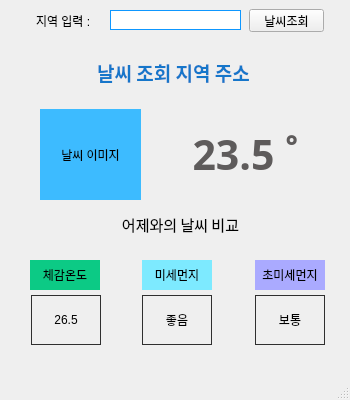
<?xml version="1.0" encoding="UTF-8"?>
<ui version="4.0">
 <class>MainWindow</class>
 <widget class="QMainWindow" name="MainWindow">
  <property name="geometry">
   <rect>
    <x>0</x>
    <y>0</y>
    <width>350</width>
    <height>400</height>
   </rect>
  </property>
  <property name="windowTitle">
   <string>MainWindow</string>
  </property>
  <widget class="QWidget" name="centralwidget">
   <widget class="QLabel" name="label">
    <property name="geometry">
     <rect>
      <x>36</x>
      <y>15</y>
      <width>70</width>
      <height>12</height>
     </rect>
    </property>
    <property name="text">
     <string>지역 입력 :</string>
    </property>
   </widget>
   <widget class="QLineEdit" name="input_areaBox">
    <property name="geometry">
     <rect>
      <x>110</x>
      <y>10</y>
      <width>131</width>
      <height>20</height>
     </rect>
    </property>
    <property name="styleSheet">
     <string notr="true">border:1px solid rgb(14, 151, 255);</string>
    </property>
   </widget>
   <widget class="QPushButton" name="weather_btn">
    <property name="geometry">
     <rect>
      <x>249</x>
      <y>9</y>
      <width>75</width>
      <height>23</height>
     </rect>
    </property>
    <property name="text">
     <string>날씨조회</string>
    </property>
   </widget>
   <widget class="QLabel" name="area_label">
    <property name="geometry">
     <rect>
      <x>73</x>
      <y>52</y>
      <width>201</width>
      <height>41</height>
     </rect>
    </property>
    <property name="font">
     <font>
      <family>휴먼모음T</family>
      <pointsize>14</pointsize>
      <weight>75</weight>
      <bold>true</bold>
     </font>
    </property>
    <property name="styleSheet">
     <string notr="true">color:rgb(22, 118, 202)</string>
    </property>
    <property name="text">
     <string>날씨 조회 지역 주소</string>
    </property>
    <property name="alignment">
     <set>Qt::AlignCenter</set>
    </property>
   </widget>
   <widget class="QLabel" name="weather_imageLabel">
    <property name="geometry">
     <rect>
      <x>40</x>
      <y>109</y>
      <width>101</width>
      <height>91</height>
     </rect>
    </property>
    <property name="styleSheet">
     <string notr="true">background-color:rgb(61, 187, 255)</string>
    </property>
    <property name="text">
     <string>날씨 이미지</string>
    </property>
    <property name="alignment">
     <set>Qt::AlignCenter</set>
    </property>
   </widget>
   <widget class="QLabel" name="temper_label">
    <property name="geometry">
     <rect>
      <x>160</x>
      <y>109</y>
      <width>171</width>
      <height>91</height>
     </rect>
    </property>
    <property name="font">
     <font>
      <family>Century Gothic</family>
      <pointsize>31</pointsize>
      <weight>75</weight>
      <bold>true</bold>
     </font>
    </property>
    <property name="styleSheet">
     <string notr="true">color:rgb(94, 91, 91)</string>
    </property>
    <property name="text">
     <string>23.5 ˚</string>
    </property>
    <property name="alignment">
     <set>Qt::AlignCenter</set>
    </property>
   </widget>
   <widget class="QLabel" name="yesterdayTemper_label">
    <property name="geometry">
     <rect>
      <x>40</x>
      <y>209</y>
      <width>281</width>
      <height>31</height>
     </rect>
    </property>
    <property name="font">
     <font>
      <family>휴먼엑스포</family>
      <pointsize>11</pointsize>
     </font>
    </property>
    <property name="text">
     <string>어제와의 날씨 비교</string>
    </property>
    <property name="alignment">
     <set>Qt::AlignCenter</set>
    </property>
   </widget>
   <widget class="QLabel" name="label_6">
    <property name="geometry">
     <rect>
      <x>30</x>
      <y>260</y>
      <width>70</width>
      <height>30</height>
     </rect>
    </property>
    <property name="styleSheet">
     <string notr="true">background-color: rgb(12, 202, 133);</string>
    </property>
    <property name="text">
     <string>체감온도</string>
    </property>
    <property name="alignment">
     <set>Qt::AlignCenter</set>
    </property>
   </widget>
   <widget class="QLabel" name="label_7">
    <property name="geometry">
     <rect>
      <x>142</x>
      <y>260</y>
      <width>70</width>
      <height>30</height>
     </rect>
    </property>
    <property name="styleSheet">
     <string notr="true">background-color: rgb(125, 234, 255);</string>
    </property>
    <property name="text">
     <string>미세먼지</string>
    </property>
    <property name="alignment">
     <set>Qt::AlignCenter</set>
    </property>
   </widget>
   <widget class="QLabel" name="label_8">
    <property name="geometry">
     <rect>
      <x>255</x>
      <y>260</y>
      <width>70</width>
      <height>30</height>
     </rect>
    </property>
    <property name="styleSheet">
     <string notr="true">background-color: rgb(170, 170, 255);</string>
    </property>
    <property name="text">
     <string>초미세먼지</string>
    </property>
    <property name="alignment">
     <set>Qt::AlignCenter</set>
    </property>
   </widget>
   <widget class="QLabel" name="senseTemper_label">
    <property name="geometry">
     <rect>
      <x>31</x>
      <y>295</y>
      <width>70</width>
      <height>50</height>
     </rect>
    </property>
    <property name="styleSheet">
     <string notr="true">border:1px solid rgb(47, 47, 47)</string>
    </property>
    <property name="text">
     <string>26.5</string>
    </property>
    <property name="alignment">
     <set>Qt::AlignCenter</set>
    </property>
   </widget>
   <widget class="QLabel" name="dust1_label">
    <property name="geometry">
     <rect>
      <x>142</x>
      <y>295</y>
      <width>70</width>
      <height>50</height>
     </rect>
    </property>
    <property name="styleSheet">
     <string notr="true">border:1px solid rgb(47, 47, 47)</string>
    </property>
    <property name="text">
     <string>좋음</string>
    </property>
    <property name="alignment">
     <set>Qt::AlignCenter</set>
    </property>
   </widget>
   <widget class="QLabel" name="dust2_label">
    <property name="geometry">
     <rect>
      <x>255</x>
      <y>295</y>
      <width>70</width>
      <height>50</height>
     </rect>
    </property>
    <property name="styleSheet">
     <string notr="true">border:1px solid rgb(47, 47, 47)</string>
    </property>
    <property name="text">
     <string>보통</string>
    </property>
    <property name="alignment">
     <set>Qt::AlignCenter</set>
    </property>
   </widget>
  </widget>
  <widget class="QMenuBar" name="menubar">
   <property name="geometry">
    <rect>
     <x>0</x>
     <y>0</y>
     <width>350</width>
     <height>21</height>
    </rect>
   </property>
  </widget>
  <widget class="QStatusBar" name="statusbar"/>
 </widget>
 <resources/>
 <connections/>
</ui>
